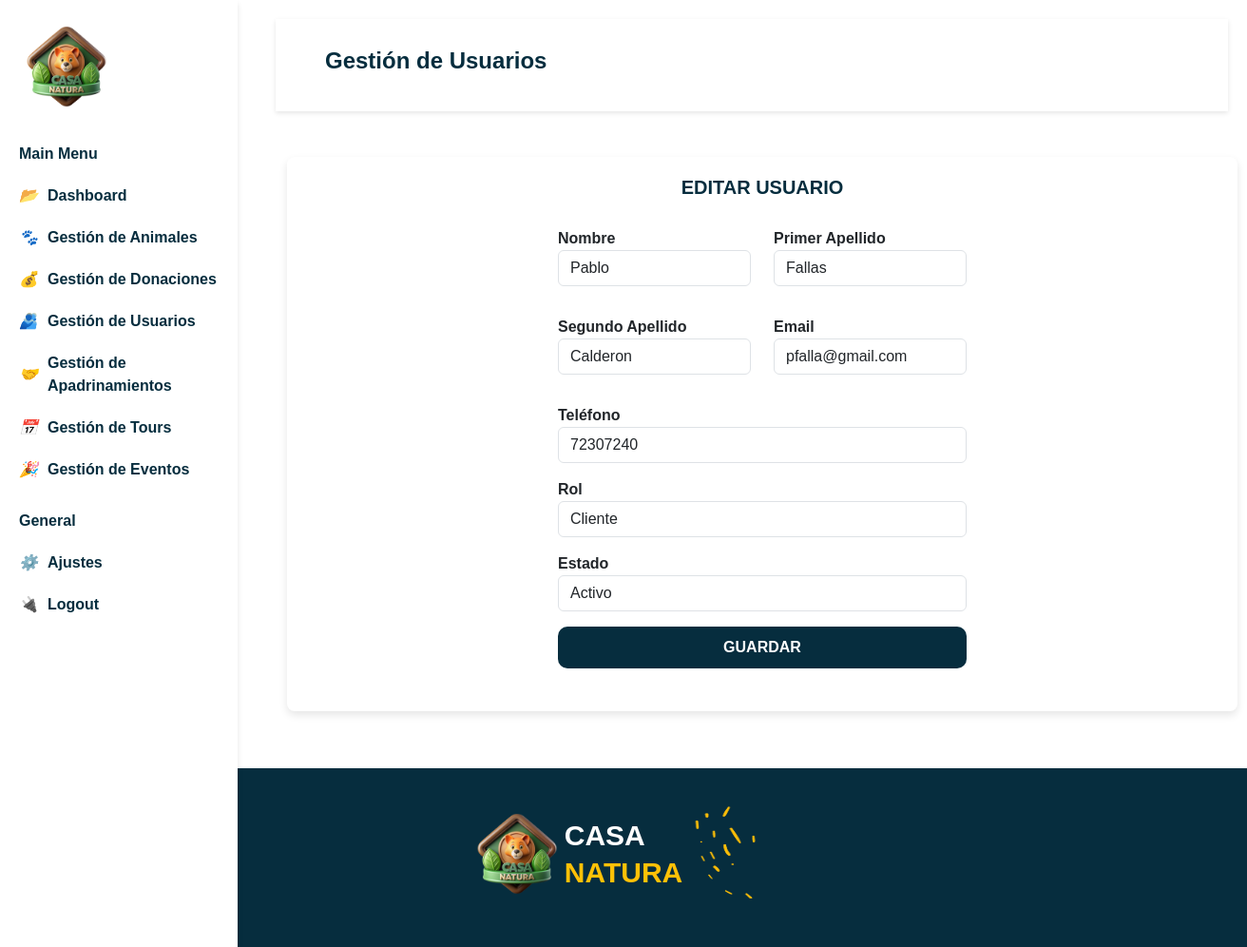
Before: /editarUsuario.php?id=4 with the older database file.
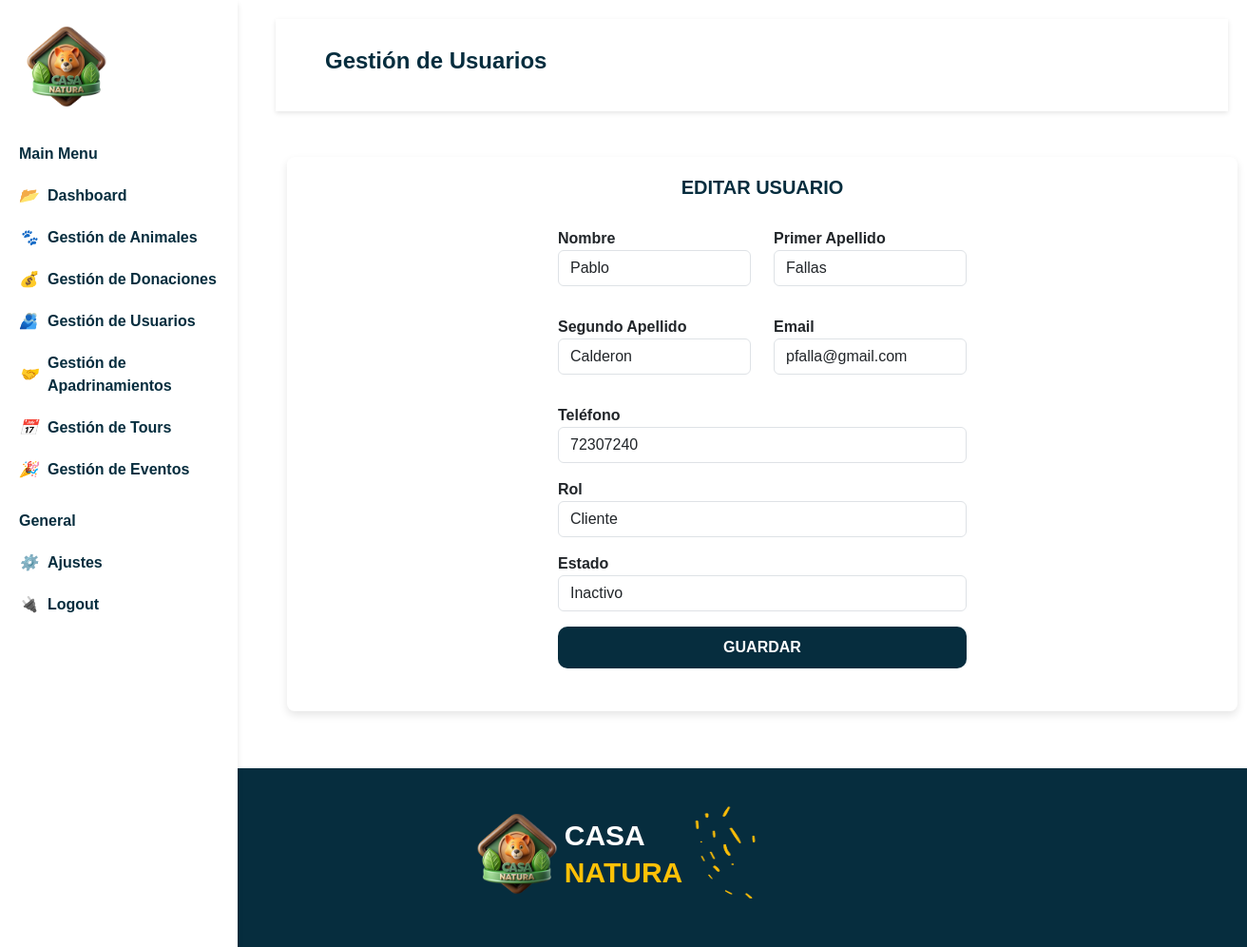
After: the same page with the newer database file.
### tables this page shows
CREATE TABLE `usuario` (
  `ID_Usuario` int(10) NOT NULL,
  `Nombre` varchar(15) NOT NULL,
  `Password` varchar(250) NOT NULL,
  `Apellido1` varchar(15) NOT NULL,
  `Apellido2` varchar(15) NOT NULL,
  `Correo` varchar(50) NOT NULL,
  `Telefono` int(40) DEFAULT NULL,
  `Donador` tinyint(1) NOT NULL,
  `Estado` varchar(10) NOT NULL
);

### editarUsuario.php (the view, shortened to what the changed rows need)
<!DOCTYPE html>
<html lang="es">
<head>
    <link href="https://cdn.jsdelivr.net/npm/bootstrap@5.3.0-alpha1/dist/css/bootstrap.min.css" rel="stylesheet">
    <link href="./css/style.css" rel="stylesheet">
    <link href="https://cdnjs.cloudflare.com/ajax/libs/font-awesome/5.15.4/css/all.min.css" rel="stylesheet">
</head>
<body>
    <?php
    include("sidebar.php");
    include("actions/conexion.php");
    $id = isset($_GET['id']) ? $_GET['id'] : null;
    $sql = "SELECT a.Nombre, a.Apellido1, a.Apellido2, a.Correo, b.Rol, a.Telefono, a.ID_Usuario, a.Estado
        FROM usuario a
        INNER JOIN roles b ON a.ID_Usuario = b.ID_Usuario
        WHERE a.ID_Usuario = '$id'";
    $result = $conn->query($sql);
    if ($result->num_rows > 0) {
        $usuario = $result->fetch_assoc();
    } else {
        echo "Usuario no encontrado.";
        exit;
    }
    ?>
    <main>
        <main>
            <div class="viewport">
                <div class="content">
                    <nav class="navbar ">
                        <div class="container-fluid">
                            <h2 class="titulo">Gestión de Usuarios</h2>
                        </div>
                    </nav>
                    <div class="mt-5 container-fluid">
                        <div class="container container-animales-agregar mt-4">
                            <h1><b>EDITAR USUARIO</b></h1>
                            <form id="actualizarUsuario" class="form-agregar-animal">
                                <div class="form-group-agregar-animal mb-3">
                                    <label for="rol">Estado</label>
                                    <select id="estadoEditar" name="estado" class="form-control" required>
                                        <option value="Inactivo" <?php echo $usuario['Estado'] === 'Inactivo' ? 'selected' : ''; ?>>Inactivo</option>
                                        <option value="Activo" <?php echo $usuario['Estado'] === 'Activo' ? 'selected' : ''; ?>>Activo</option>
                                    </select>
                                </div>
                            </form>
                        </div>
                    </div>
                </div>
            </div>
        </main>
    </main>
    <?php
    include("sidebar.php");
    echo $footerAdmin;
    ?>
</body>
</html>

Changed rows visible on the page:
changed usuario: estado "Activo" → "Inactivo"
